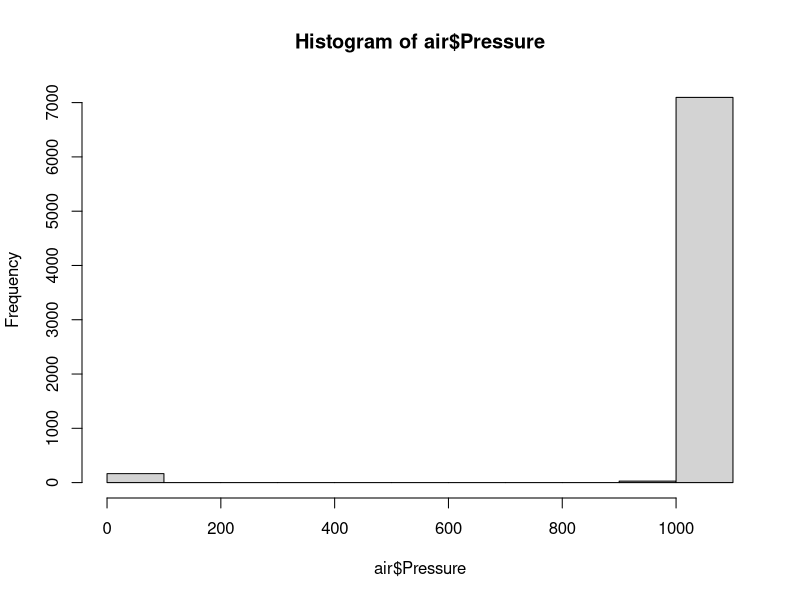
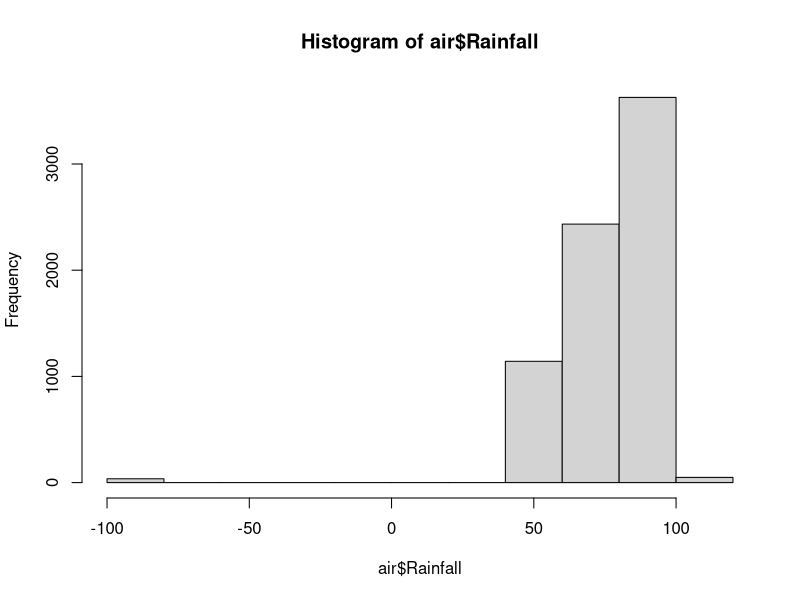
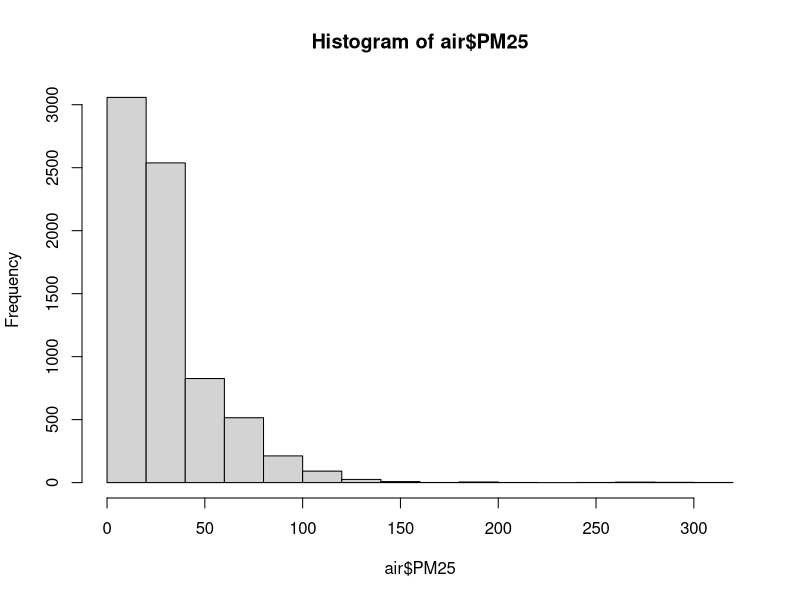
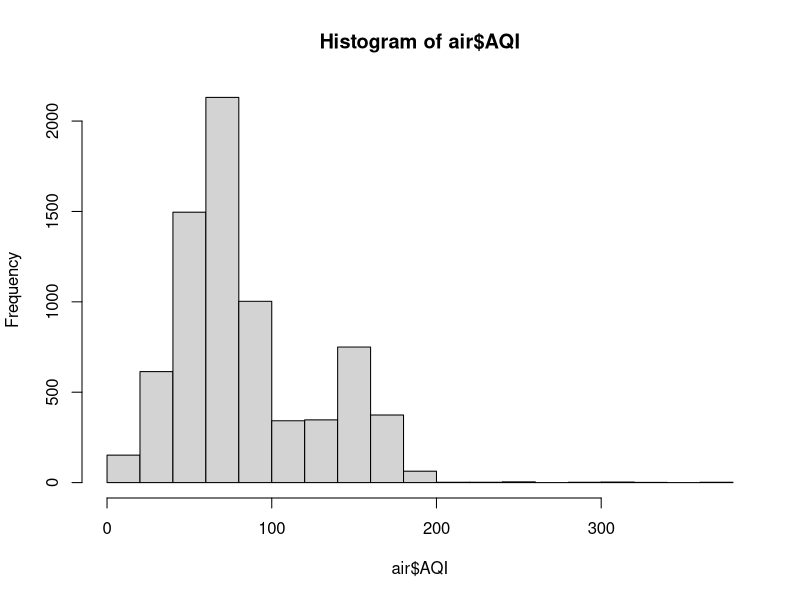
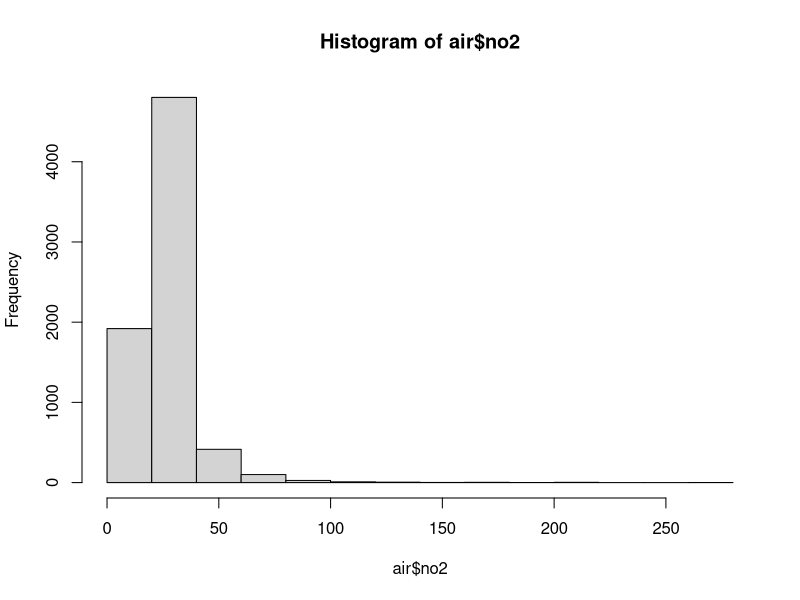

R code for these plots, in order: (Note: this script raises an error after producing the figures.)
# add library and read data
library(tidyverse)
air <- read_csv("data.csv")
summary(air)

# removed the outliers in Pressure 
hist(air$Pressure)
uv <-  quantile(air$Pressure , .1)
air$Pressure[air$Pressure < uv] <- uv
summary(air$Pressure)

# removed the outliers in Rainfall
hist(air$Rainfall)
quantile(air$Rainfall, .1)
vu <- quantile(air$Rainfall, .1)
air$Rainfall[air$Rainfall < vu] <- vu

# removed the outliers in PM25
summary(air$PM25)
hist(air$PM25)
quantile(air$PM25,.99)
lv <- quantile(air$PM25,.99)
air$PM25[air$PM25 > lv] <- lv

# removed the outliers in AQI
summary(air$AQI)
hist(air$AQI)
quantile(air$AQI,.99)
ls <-quantile(air$AQI,.99)
air$AQI[air$AQI > ls] <- ls

# removed the outliers in AQI
summary(air$no2)
quantile(air$no2, .99)
hist(air$no2)
ld <- quantile(air$no2, .99)
air$no2[air$no2 > ld] <- ld

# write into a csv
write_csv(air, "data.csv")


ggplot(classby2,aes(Rainfall))+
  geom_histogram()
